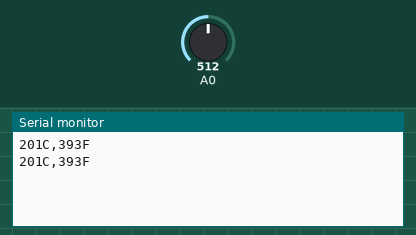
The sketch below on a simulated Arduino Uno, built with avr-gcc and run on an emulated ATmega328P. Shown: the last lines printed to the serial monitor. The inputs (shaded band) are chosen by the test bench; at power-on: A0 = 512.

Above: at 1.8 s.
1.9 s: A0 set to 716
At 2.8 s:
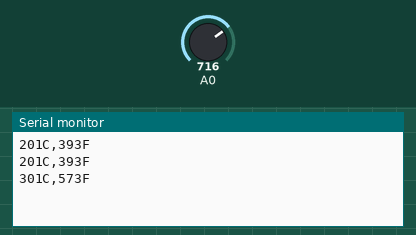
3.4 s: A0 set to 900
At 4.6 s:
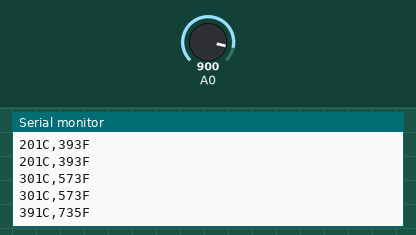
Timing chart, 0 to 6.4 s (numbered marks = the images above; inputs shaded):
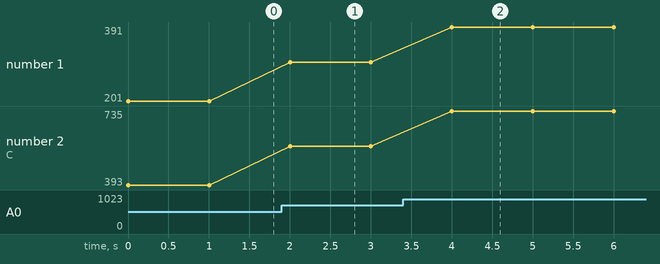

The sketch:

Expt_2.c_Connecting_temp_sensor_to_arduino.ino
```cpp
int celcius;
int faren;
int cel;

void setup()
{
  pinMode(A0,INPUT);
  Serial.begin(9600);
}

void loop()
{
  celcius = analogRead(A0);
  cel = map(((celcius-20)*3.04),0,1023,-40,125);
  faren = ((cel*9)/5)+32;
  Serial.print(cel);
  Serial.print("C,");
  Serial.print(faren);
  Serial.print("F");
  Serial.print("\n");
  delay(1000);
}
```

Measured:
- after the input at 1.9 s, the serial monitor: prints a new line after 0.10 s (image 1)
- after the input at 3.4 s, the serial monitor: prints a new line after 0.60 s (image 2)
- plotted number 1: 201 → 301 after the input at 1.9 s, 301 → 391 after the input at 3.4 s
- plotted number 2: 393 → 573 after the input at 1.9 s, 573 → 735 after the input at 3.4 s
